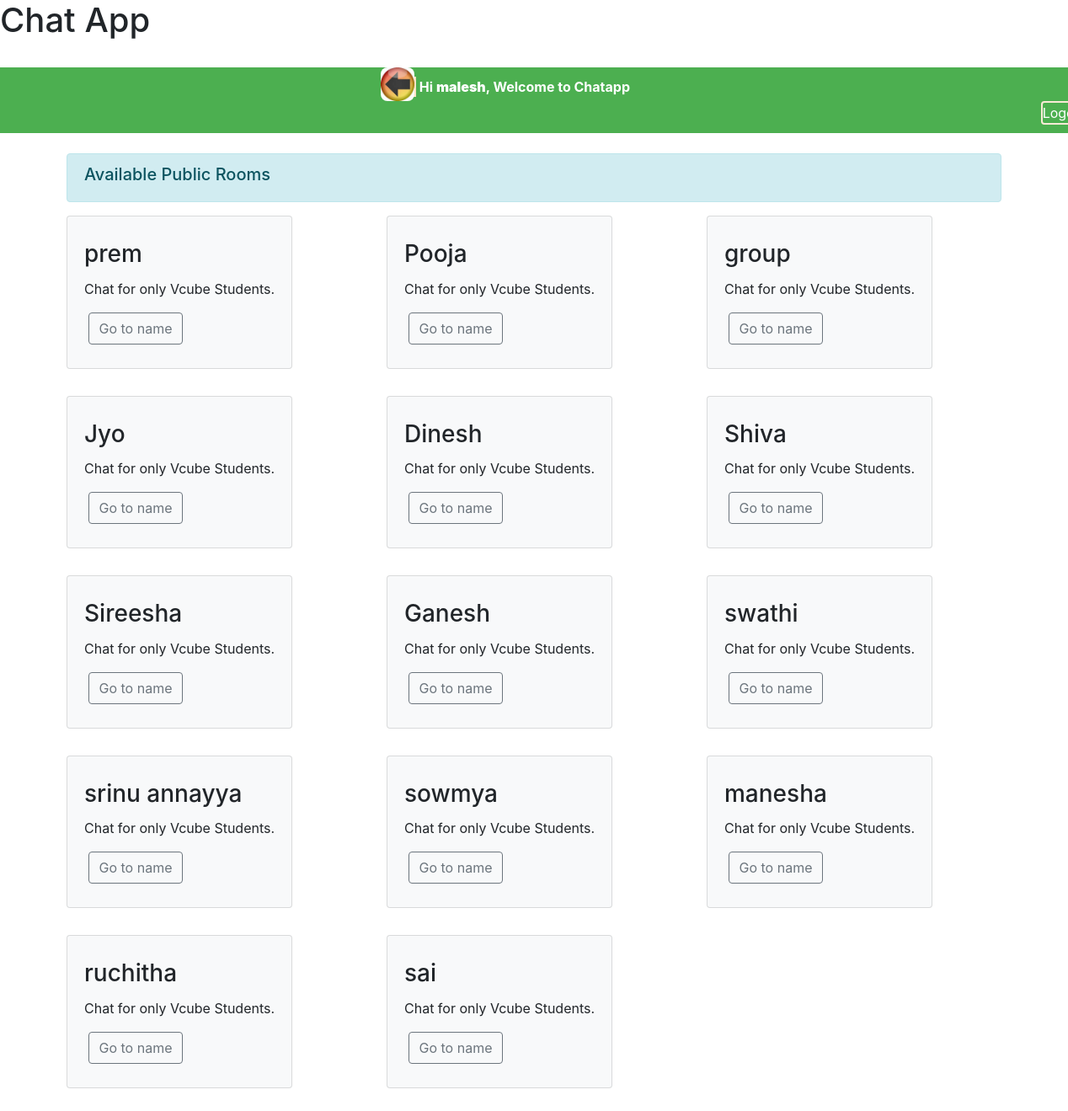
Screenshot of / (signed in) with the database file from the repository.
### chatapp/models.py (models this page shows, shortened)
class Room(models.Model):
    name = models.CharField(max_length=20)
    slug = models.SlugField(max_length=100)

### chatapp/views.py (the view)
# urls.py: path("", views.rooms, name="rooms"),
@login_required(login_url='login')
def rooms(request):
    rooms = Room.objects.all()
    return render(request, "rooms.html", {"rooms": rooms})

### templates/rooms.html (shortened to what this page needs)
{% extends 'base.html' %}
{% block content %}
{% if user.is_authenticated %}
  <div class="container">
    <div class="alert alert-info d-flex justify-content-between" role="alert">
        <h5>Available Public Rooms</h5>
      </div>
      {% if rooms %}
        <div class="row equal">
            {% for room in rooms %}
            <div class="col-sm-4 d-flex pb-3">
                <div class="card bg-light mb-3" style="max-width: 18rem;">
                    <div class="card-block">
                        <h3 class="card-title">{{room.name}}</h3>
                        <p class="card-text"> Chat for only Vcube  Students.</p>
                        <tr>
                        <a href="/{{room.slug}}" class="btn btn-outline-secondary">Go to name</a>
                    </div>
                </div>
            </div>
            {% endfor %}
        </div>
    {% else %}
            No Rooms Available!
    {% endif %}
</div>
{% endif %}
<br/>
{% endblock %}

### templates/base.html (shortened to what this page needs)
<!doctype html>
<html lang="en">
<head>
    <link rel="stylesheet" href="https://cdn.jsdelivr.net/npm/bootstrap@4.3.1/dist/css/bootstrap.min.css">
</head>
<body>
    {% block header %}
    <div><h1>Chat App </h1></div>
    <div><img src="/static/vcube image.jpg" alt="" style="width: 120px; border-radius: 20%;  margin-left:190px; margin-top: -80px; max-width:  170px;"></div>
    <div id="head">
    <div class="chat-header">
        <a style="border: 2px solid bisque;color:aquamarine;" href="http://127.0.0.1:8000/"><img src="/static/green.jpeg" alt="" style="width: 120px; border-radius: 20%;  margin-left:-10px; margin-top: -10px; max-width:  40px;"><style margin-left: 60px;></style></a>
        Hi <b>{{ user.username }}</b>, Welcome to Chatapp
        <form action="{% url 'logout' %}" method="post" style="display: inline; margin-left: 1250px;margin-top:60px;">
            <button type="submit" class="btn btn-link logout-button" style="padding: 0;border:2px solid antiquewhite; margin-right:-70px;max-width: 150px;">Logout</button>
        </form>
    </div>
</div>
    <br/>
    {% endblock %}
    <main>
        {% block content %}
        {% endblock %}
    </main>
</body>
</html>

### templates/base.html (style rules this page uses)
.alert { animation: changeColor 5s infinite alternate; }
.card { max-width: initial; }
.card-block { padding: 28px 20px; }
.chat-header { background-color: #4CAF50; color: white; margin-left: -60px; padding: 10px 0; text-align: center; font-weight: bold; }
.logout-button { color: white; }

### rows the page displays
Room: name "prem"
Room: name "Pooja"
Room: name "group"
Room: name "Jyo"
Room: name "Dinesh"
Room: name "Shiva"
Room: name "Sireesha"
Room: name "Ganesh"
Room: name "swathi"
Room: name "srinu annayya"
Room: name "sowmya"
Room: name "manesha"
Room: name "ruchitha"
Room: name "sai"

### other values shown
{{ user.username }} "malesh"
